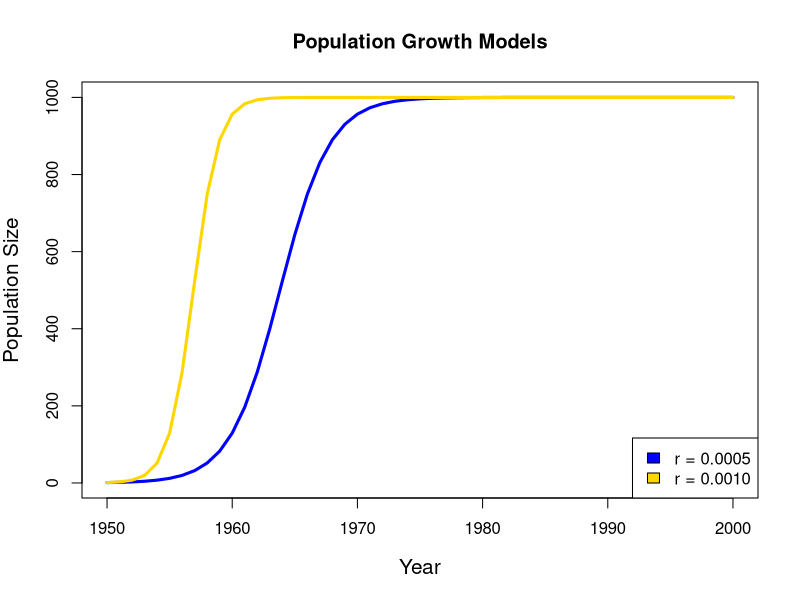
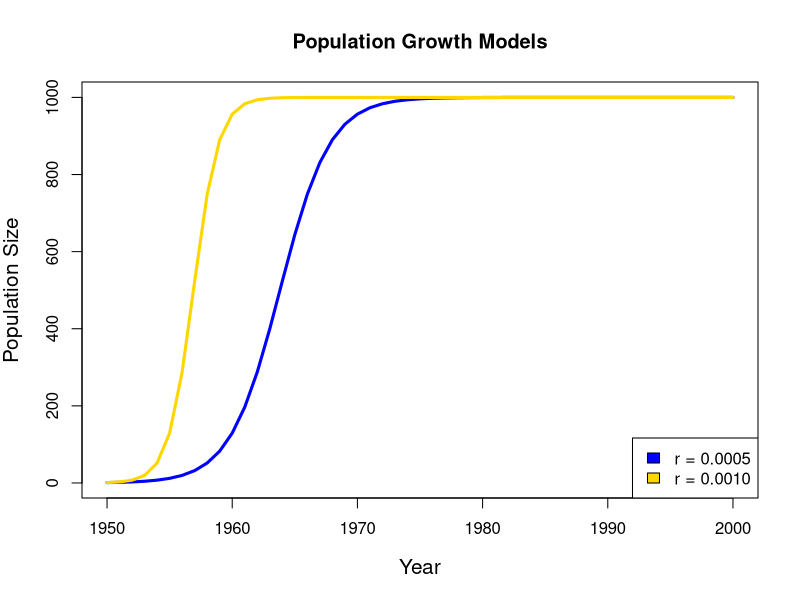

Source code (R) for these figures, in order:
# Quantitative Methods in Ecology and Evolution, Homework 1
# Nathan Lin

# Get working directory sorted out
setwd("~/Zoo800_f25/HW 1/")

# Problem setup
K <- 1000
r <- 0.0005
N0 <- 1
start_year <- 1950


### Objective 1 ###
# I start with a function to calculate Nt
calculate_Nt <- function(K, N0, r, end_year) {
  t <- end_year - start_year
  return(K / ((((K - N0) / N0) * exp(-1 * r * K * t)) + 1))
}

# Get a vector of the years
from_1950_to_2025 <- seq(1950, 2025)
# Get a vector of the Nt for each year
sequence_Nt <- calculate_Nt(K, N0, r, from_1950_to_2025)

# Put them in a matrix
pop_growth_matrix <- matrix(c(from_1950_to_2025, sequence_Nt), ncol=2)

# For fun: put them in a dataframe
pop_growth_df <- data.frame(from_1950_to_2025, sequence_Nt)


### Objective 2 ###
# We're asked to only do till year 2000
only_till_2000 <- seq(1950, 2000)

## Generic Plotting ##

# Base plot and first line
plot(x=only_till_2000, y=calculate_Nt(K, N0, r, only_till_2000), type="l", 
     col="blue", lwd=3, cex.lab=1.25,
     xlab="Year", ylab="Population Size", main="Population Growth Models")

# Second line
lines(x=only_till_2000, y=calculate_Nt(K, N0, r * 2, only_till_2000), 
      col="gold", lwd=3)

# Legend
legend(x="bottomright", fill=c("blue", "gold"), legend=c("r = 0.0005", "r = 0.0010"))


### Objective 3 ###

# Start the png saving process
png(filename="./Figures/base_pop_growth_models.png", height=480, width=640)

# Specify the plot to be saved
plot(x=only_till_2000, y=calculate_Nt(K, N0, r, only_till_2000), type="l", 
     col="blue", lwd=3, cex.lab=1.25, 
     xlab="Year", ylab="Population Size", main="Population Growth Models")
lines(x=only_till_2000, y=calculate_Nt(K, N0, r * 2, only_till_2000), 
      col="gold", lwd=3)
legend(x="bottomright", fill=c("blue", "gold"), legend=c("r = 0.0005", "r = 0.0010"))

# End the process
dev.off()
